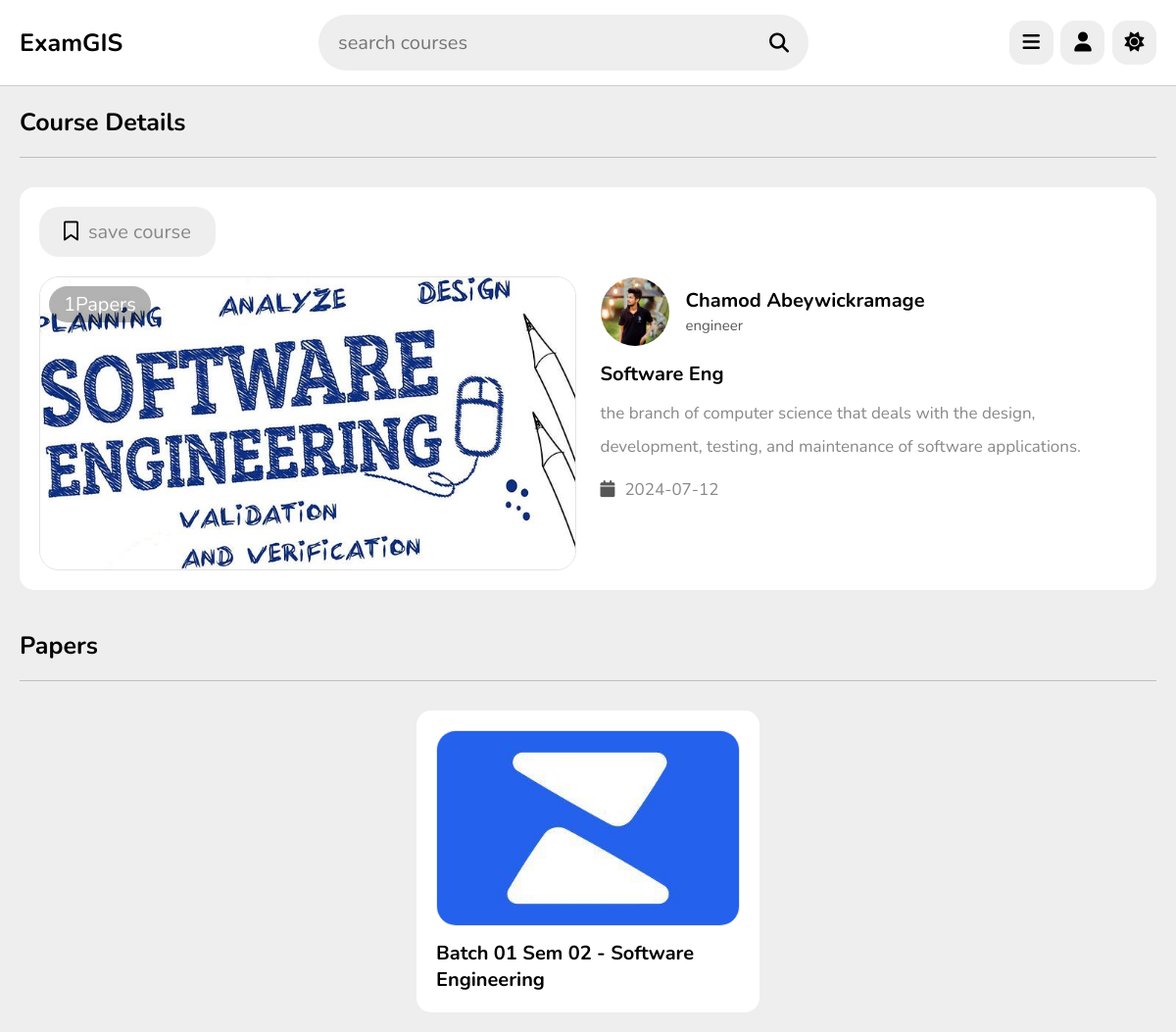
The app's page /course_desc.php?get_id=mQ3V7WtHjpnpVPw6Ls4i (signed in) with its own data.
### tables this page shows
CREATE TABLE `course` (
  `id` varchar(20) NOT NULL,
  `tutor_id` varchar(20) NOT NULL,
  `title` varchar(100) NOT NULL,
  `description` varchar(1000) NOT NULL,
  `thumb` varchar(100) NOT NULL,
  `date` date NOT NULL DEFAULT current_timestamp(),
  `status` varchar(20) NOT NULL DEFAULT 'deactive'
);

CREATE TABLE `tutors` (
  `id` varchar(20) NOT NULL,
  `name` varchar(50) NOT NULL,
  `profession` varchar(50) NOT NULL,
  `email` varchar(50) NOT NULL,
  `password` varchar(50) NOT NULL,
  `image` varchar(100) NOT NULL
);

CREATE TABLE `paper` (
  `id` varchar(20) NOT NULL,
  `tutor_id` varchar(20) NOT NULL,
  `course_id` varchar(20) NOT NULL,
  `title` varchar(100) NOT NULL,
  `description` varchar(1000) NOT NULL,
  `pdf` varchar(100) NOT NULL,
  `thumb` varchar(100) NOT NULL,
  `date` date NOT NULL DEFAULT current_timestamp(),
  `status` varchar(20) NOT NULL DEFAULT 'deactive'
);

### course_desc.php (the view, shortened to what this page needs)
<?php
include 'components/connect.php';
if(isset($_COOKIE['user_id'])){
   $user_id = $_COOKIE['user_id'];
}else{
   $user_id = '';
   header('Location: login.php');
   exit();
}
if(isset($_GET['get_id'])){
   $get_id = $_GET['get_id'];
}else{
   $get_id = '';
   header('location:home.php');
}
?>
<!DOCTYPE html>
<html lang="en">
<head>
   <link rel="stylesheet" href="https://cdnjs.cloudflare.com/ajax/libs/font-awesome/6.2.0/css/all.min.css">
   <link rel="stylesheet" href="css/style.css">
</head>
<body>
<?php include 'components/user_header.php'; ?>
<section class="playlist">
   <h1 class="heading">Course details</h1>
   <div class="row">
      <?php
         $select_course = $conn->prepare("SELECT * FROM `course` WHERE id = ? and status = ? LIMIT 1");
         $select_course->execute([$get_id, 'active']);
         if($select_course->rowCount() > 0){
            $fetch_course = $select_course->fetch(PDO::FETCH_ASSOC);
            $course_id = $fetch_course['id'];
            $count_pdfs = $conn->prepare("SELECT * FROM `paper` WHERE course_id = ?");
            $count_pdfs->execute([$course_id]);
            $total_pdfs = $count_pdfs->rowCount();
            $select_tutor = $conn->prepare("SELECT * FROM `tutors` WHERE id = ? LIMIT 1");
            $select_tutor->execute([$fetch_course['tutor_id']]);
            $fetch_tutor = $select_tutor->fetch(PDO::FETCH_ASSOC);
            $select_bookmark = $conn->prepare("SELECT * FROM `bookmark` WHERE user_id = ? AND course_id = ?");
            $select_bookmark->execute([$user_id, $course_id]);
      ?>
      <div class="col">
         <form action="" method="post" class="save-list">
            <?php
               if($select_bookmark->rowCount() > 0){
            ?>
            <button type="submit" name="save_list"><i class="fas fa-bookmark"></i><span>saved</span></button>
            <?php
               }else{
            ?>
               <button type="submit" name="save_list"><i class="far fa-bookmark"></i><span>save course</span></button>
            <?php
               }
            ?>
         </form>
         <div class="thumb">
            <span><?= $total_pdfs; ?>Papers</span>
            <img src="uploaded_files/course_thumb/<?= $fetch_course['thumb']; ?>" alt="">
         </div>
      </div>
      <div class="col">
         <div class="tutor">
            <img src="uploaded_files/tutor_thumb/<?= $fetch_tutor['image']; ?>" alt="">
            <div>
               <h3><?= $fetch_tutor['name']; ?></h3>
               <span><?= $fetch_tutor['profession']; ?></span>
            </div>
         </div>
         <div class="details">
            <h3><?= $fetch_course['title']; ?></h3>
            <p><?= $fetch_course['description']; ?></p>
            <div class="date"><i class="fas fa-calendar"></i><span><?= $fetch_course['date']; ?></span></div>
         </div>
      </div>
      <?php
         }else{
            echo '<p class="empty">This course was not found!</p>';
         }
      ?>
   </div>
</section>
<section class="pdf-container">
   <h1 class="heading">Papers</h1>
   <div class="box-container">
      <?php
         $select_paper = $conn->prepare("SELECT * FROM `paper` WHERE course_id = ? AND status = ? ORDER BY date DESC");
         $select_paper->execute([$get_id, 'active']);
         if($select_paper->rowCount() > 0){
            while($fetch_paper = $select_paper->fetch(PDO::FETCH_ASSOC)){
      ?>
      <a href="view_pdf.php?get_id=<?= $fetch_paper['id']; ?>" class="box">
         <img src="uploaded_files/paper_thumb/<?= $fetch_paper['thumb']; ?>" alt="">
         <h3><?= $fetch_paper['title']; ?></h3>
      </a>
      <?php
            }
         }else{
            echo '<p class="empty">No paper are added yet!</p>';
         }
      ?>
   </div>
</section>
</body>
</html>

### components/user_header.php (shortened to what this page needs)
<header class="header">
   <section class="flex">
      <a href="index.php" class="logo">ExamGIS</a>
      <form action="search_course.php" method="post" class="search-form">
         <input type="text" name="search_course" placeholder="search courses" required maxlength="100">
         <button type="submit" class="fas fa-search" name="search_course_btn"></button>
      </form>
      <div class="icons">
         <div id="menu-btn" class="fas fa-bars"></div>
         <div id="user-btn" class="fas fa-user"></div>
         <div id="toggle-btn" class="fas fa-sun"></div>
      </div>
   </section>
</header>

### css/style.css (style rules this page uses)
html { scroll-behavior: smooth; }
:root { --main-color:#565656; --red:#e74c3c; --oragen:#030303; --white:#fff; --black:#030303; --light-color:#888; --light-bg:#eee; --dark-hd:#0000006b; --border:.1rem solid rgba(0,0,0,.2); --transparency-white: rgba(204, 203, 203, 0.603); --transparency-nav-white:rgb(255 255 255 / 54%); }
* { font-family: 'Nunito', sans-serif; margin: 0; padding: 0; box-sizing: border-box; outline: none; border: none; text-decoration: none; }
html { font-size: 62.5%; overflow-x: hidden; }
body { background-color: var(--light-bg); padding-left: 30rem; transition: all 0.3s ease-out; }
section { padding:2rem; max-width: 1200px; margin: 0 auto; }
.heading { padding-bottom: 1.8rem; border-bottom: var(--border); font-size: 2.5rem; color: var(--black); text-transform: capitalize; margin-bottom: 3rem; transition: all 0.3s ease-in; }
.header { background-color: var(--white); border-bottom: var(--border); position: sticky; top: 0; left: 0; right: 0; z-index: 1000; }
.header .flex { padding: 1.5rem 2rem; position: relative; display: flex; align-items: center; justify-content: space-between; transition: all 0.3s ease-in; }
.header .flex .logo { font-size: 2.5rem; color: var(--black); font-weight: bolder; }
.header .flex .search-form { width: 50rem; border-radius: 40px; display: flex; align-items: center; gap: 2rem; padding: 1.5rem 2rem; background-color: var(--light-bg); }
.header .flex .search-form input { width: 100%; background:none; font-size: 2rem; color: var(--black); }
.header .flex .search-form button { font-size: 2rem; color: var(--black); cursor: pointer; background: none; transition: all 0.3s ease-in; }
.header .flex .icons div { font-size: 2rem; color: var(--black); border-radius: 15px; height: 4.5rem; cursor: pointer; width: 4.5rem; line-height: 4.4rem; background-color: var(--light-bg); text-align: center; margin-left: .5rem; }
.playlist .row { display: flex; align-items: center; gap:2.5rem; flex-wrap: wrap; padding: 2rem; background-color: var(--white); border-radius: 15px; }
.playlist .row .col { flex: 1 1 40rem; }
.playlist .row .col .save-list button { font-size: 2rem; border-radius: 20px; background-color: var(--light-bg); padding: 1.2rem 2.5rem; cursor: pointer; margin-bottom: 2rem; }
.playlist .row .col .save-list button i { color: var(--black); margin-right: 1rem; }
.playlist .row .col .save-list button span { color: var(--light-color); }
.playlist .row .col .thumb { position: relative; height: 30rem; }
.playlist .row .col .thumb span { position: absolute; top: 1rem; left: 1rem; border-radius: 25px; padding: .5rem 1.5rem; font-size: 2rem; color: #fff; background-color: rgba(0,0,0,.3); }
.playlist .row .col .thumb img { width: 100%; height: 100%; border-radius: 20px; object-fit: cover; border: 1px solid #c9c9c983; }
.playlist .row .col .tutor { display: flex; align-items: center; gap: 1.7rem; }
.playlist .row .col .tutor img { height: 7rem; width: 7rem; border-radius: 50%; object-fit: cover; }
.playlist .row .col .tutor h3 { font-size: 2rem; color: var(--black); margin-bottom: .2rem; }
.playlist .row .col .tutor span { color: var(--main-color); font-size: 1.5rem; }
.playlist .row .col .details { padding-top: 1.5rem; }
.playlist .row .col .details h3 { font-size: 2rem; color: var(--black); }
.playlist .row .col .details p { padding: 1rem 0; line-height: 2; color: var(--light-color); font-size: 1.7rem; }
.playlist .row .col .details .date { font-size: 1.7rem; padding-top: .5rem; }
.playlist .row .col .details .date i { color: var(--main-color); margin-right: 1rem; }
.playlist .row .col .details .date span { color: var(--light-color); }
.pdf-container .box-container { display: grid; grid-template-columns: repeat(auto-fit, 35rem); gap: 1.5rem; align-items: flex-start; justify-content: center; }
.pdf-container .box-container .box { position: relative; border-radius: 15px; padding: 2rem; background-color: var(--white); }
.pdf-container .box-container .box img { height: 20rem; width: 100%; border-radius: 20px; border: 1px solid #c9c9c983; object-fit: cover; }
.pdf-container .box-container .box h3 { font-size: 2rem; color: var(--black); margin-top: 1rem; }
@media (max-width:1200px) { body { padding-left: 0; } }

### records on screen
course: thumb (picture), title "Software Eng", description "the branch of computer science that deals with the design, development, testing, and maintenance of software applications.", date "2024-07-12"
tutors: image (picture), name "Chamod Abeywickramage", profession "engineer"
paper: thumb (picture), title "Batch 01 Sem 02 - Software Engineering"

### other values on screen
$total_pdfs "1"
